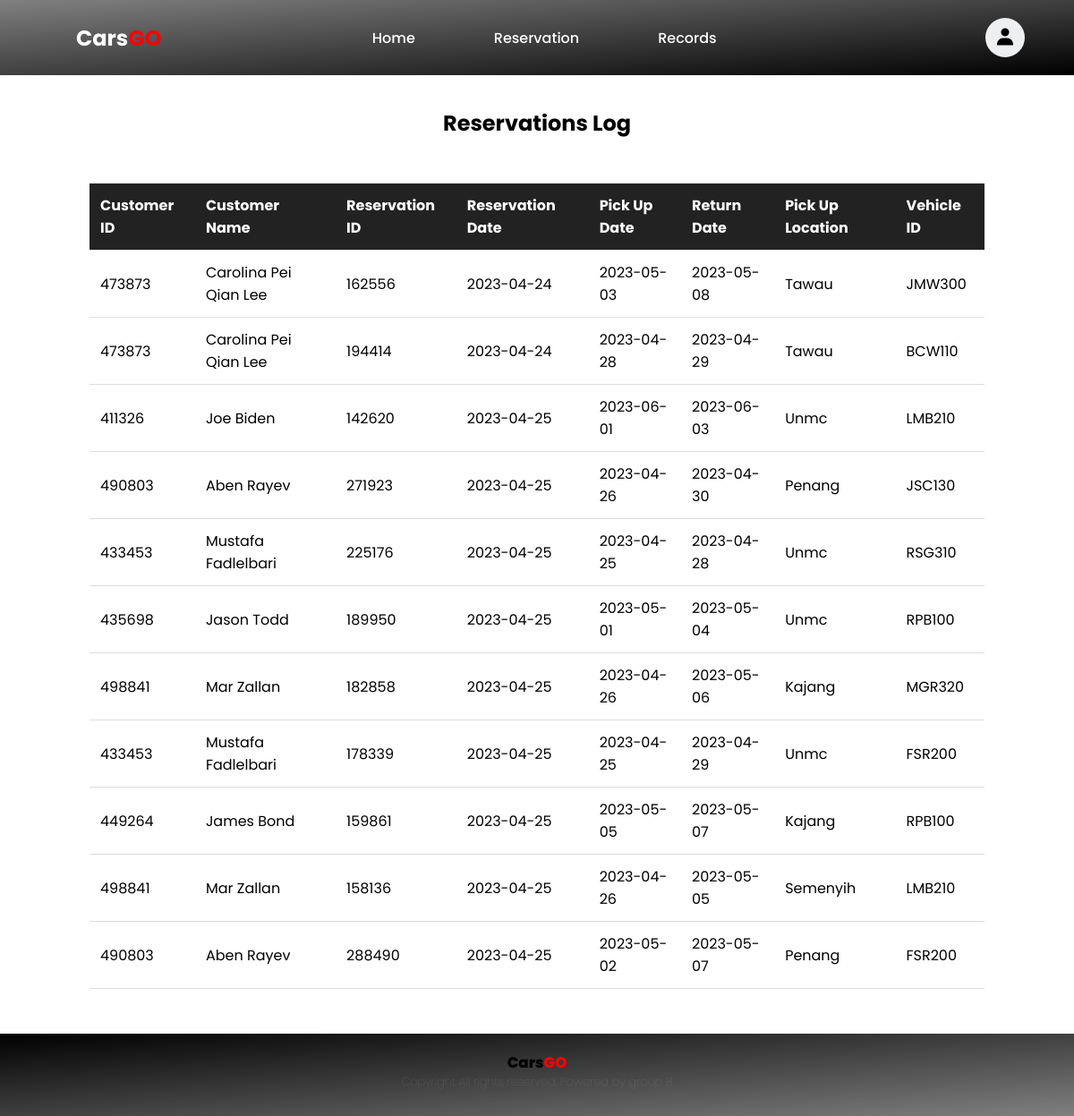
The app's page /records.php (signed in) with its own data.
### tables this page shows
CREATE TABLE `reservation` (
  `reservation_ID` int(11) NOT NULL,
  `customer_ID` int(11) NOT NULL,
  `reservation_date` date NOT NULL,
  `pick_up_date` date NOT NULL,
  `pick_up_location` varchar(100) NOT NULL,
  `return_date` date NOT NULL,
  `vehicle_ID` varchar(50) NOT NULL
);

CREATE TABLE `customer` (
  `customer_ID` int(11) NOT NULL,
  `first_name` varchar(50) NOT NULL,
  `last_name` varchar(50) NOT NULL,
  `contact_no` int(11) NOT NULL,
  `email` varchar(50) NOT NULL
);

### records.php (the view, shortened to what this page needs)
<?php include "functions.php"?>
<!DOCTYPE html>
<html lang="en">
<head>
    <link rel="stylesheet" href="records.css">
    <link rel="stylesheet" href="https://cdn.jsdelivr.net/npm/boxicons@latest/css/boxicons.min.css">
</head>
<body>
    <header>
        <a href="index.php" class="logo">Cars<span>GO</span></a>
        <ul class="navbar">
            <li><a href="index.php">Home</a></li>
            <li><a href="reservation.php">Reservation</a></li>
            <li><a href="records.php">Records</a></li>
        </ul>
        <div class="header-btn">
          <a href="#" class="profile-btn"><i class="bx bxs-user" onclick="toggleMenu()"></i></a>
        </div>
    </header>
    <section class="main" id="main">
        <div class="heading">
            <h2>Reservations Log</h2>
        </div>
        <div class="main-container">
            <table>
                <thead>
                    <tr>
                        <th>Customer ID</th>
                        <th>Customer Name</th>
                        <th>Reservation ID</th>
                        <th>Reservation Date</th>
                        <th>Pick Up Date</th>
                        <th>Return Date</th>
                        <th>Pick Up Location</th>
                        <th>Vehicle ID</th>
                    </tr>
                </thead>
                <tbody>
                    <?php
                    $reservation_date = $SESSION['reservation_date'] = date("Y-m-d");
                    $conn = connect($reservation_date);
                    $sql = "SELECT * FROM reservation ORDER BY reservation_date";
                    $reservations = $conn->query($sql);
                    if (mysqli_num_rows($reservations) > 0)
                    {
                        while($row2 = $reservations->fetch_assoc()){
                            $rows[] = $row2;
                        }
                        foreach($rows as $row) {
                        $reservation_id = $row['reservation_ID'];
                        $res_date = $row['reservation_date'];
                        $pick_up = $row['pick_up_date'];
                        $return = $row['return_date'];
                        $location = $row['pick_up_location'];
                        $car_id = $row['vehicle_ID'];
                        $cust_id = $row['customer_ID'];
                        $customers = $conn->query("SELECT first_name, last_name FROM customer WHERE customer_ID = $cust_id");
                        if ($customers->num_rows === 1) {
                            $cust = $customers->fetch_assoc();
                            $f_name = $cust['first_name'];
                            $l_name = $cust['last_name'];
                        }
                        ?>
                        <tr>
                            <td><?php echo $cust_id ?></td>
                            <td><?php echo $f_name . " " . $l_name ?></td>
                            <td><?php echo $reservation_id ?></td>
                            <td><?php echo $res_date ?></td>
                            <td><?php echo $pick_up ?></td>
                            <td><?php echo $return ?></td>
                            <td><?php echo $location?></td>
                            <td><?php echo $car_id ?></td>
                        </tr>
                </tbody>
                <?php }
                    } else
                        {
                        echo '<p class="success-message" style="padding-left: 590px;">No Records Shown.</p>';
                    }
                    ?>
            </table>
        </div>
    </section>
    <footer>
        <a href="#top">Cars<span>GO</span></a>
        <p>Copyright All rights reserved. Powered by group 8</p>
    </footer>
</body>
</html>

### records.css (style rules this page uses)
* { margin: 0; padding: 0; box-sizing: border-box; scroll-padding-top: 2rem; scroll-behavior: smooth; list-style: none; text-decoration: none; font-family: 'Poppins', sans-serif; }
:root { --main-color: black; --second-color: grey; --text-color: white; --gradient: linear-gradient(black,grey); }
section { padding: 50px 100px; }
header { font-size:1em; position: fixed; width: 100%; top: 0; right: 0; z-index: 1000; display: flex; align-items: center; justify-content: space-between; background: linear-gradient(to bottom right, grey, black); padding: 10px 35px; }
.logo { margin-left:50px; color:White; text-decoration: none; font-weight:bold; font-size:1.5em; }
.logo span { color:red; }
.navbar { margin-right:45px; text-align:center; display: flex; gap:3em; }
.navbar li { position: relative; }
.navbar a { font-size: 1 em; padding: 10px 20px; color: #fff; font-weight: 500; }
.navbar a::after { content: ""; width: 0; height: 3px; background: #fff; position: absolute; bottom: -8px; left: 0; transition: 0.5s; }
.header-btn { display: flex; flex-direction: row; justify-content: center; align-items: center; }
.header-btn a { padding: 10px 20px; color: var(--text-color); font-weight: 500; }
.header-btn .profile-btn .bx { font-size: 24px; padding: 10px; background: #eeeff1; border-radius: 50%; color: var(--main-color); }
.heading { padding-top: 70px; padding-bottom: 30px; text-align: center; }
.main { margin:0; }
table { border-collapse: collapse; width: 100%; margin-top: 20px; }
th, td { padding: 12px; text-align: left; border-bottom: 1px solid #ddd; }
th { background-color: #222; color: #fff; font-weight: bold; }
footer { font-size:0.8em; background: linear-gradient(to bottom right, black, grey); text-align:center; width:100%; padding-top:20px; padding-bottom:29px; }
footer a { font-weight:800; font-size:1.3em; color:black; text-decoration:none; }
footer a span { color:red }
footer p { color:white; font-weight:lighter; opacity:0.2; }

### records on screen
reservation: customer_ID "473873", customer_ID.first_name "Carolina Pei Qian", customer_ID.last_name "Lee", reservation_ID "162556", reservation_date "2023-04-24", pick_up_date "2023-05-03", return_date "2023-05-08", pick_up_location "Tawau", vehicle_ID "JMW300"
reservation: customer_ID "473873", customer_ID.first_name "Carolina Pei Qian", customer_ID.last_name "Lee", reservation_ID "194414", reservation_date "2023-04-24", pick_up_date "2023-04-28", return_date "2023-04-29", pick_up_location "Tawau", vehicle_ID "BCW110"
reservation: customer_ID "411326", customer_ID.first_name "Joe", customer_ID.last_name "Biden", reservation_ID "142620", reservation_date "2023-04-25", pick_up_date "2023-06-01", return_date "2023-06-03", pick_up_location "Unmc", vehicle_ID "LMB210"
reservation: customer_ID "490803", customer_ID.first_name "Aben", customer_ID.last_name "Rayev", reservation_ID "271923", reservation_date "2023-04-25", pick_up_date "2023-04-26", return_date "2023-04-30", pick_up_location "Penang", vehicle_ID "JSC130"
reservation: customer_ID "433453", customer_ID.first_name "Mustafa", customer_ID.last_name "Fadlelbari", reservation_ID "225176", reservation_date "2023-04-25", pick_up_date "2023-04-25", return_date "2023-04-28", pick_up_location "Unmc", vehicle_ID "RSG310"
reservation: customer_ID "435698", customer_ID.first_name "Jason", customer_ID.last_name "Todd", reservation_ID "189950", reservation_date "2023-04-25", pick_up_date "2023-05-01", return_date "2023-05-04", pick_up_location "Unmc", vehicle_ID "RPB100"
reservation: customer_ID "498841", customer_ID.first_name "Mar", customer_ID.last_name "Zallan", reservation_ID "182858", reservation_date "2023-04-25", pick_up_date "2023-04-26", return_date "2023-05-06", pick_up_location "Kajang", vehicle_ID "MGR320"
reservation: customer_ID "433453", customer_ID.first_name "Mustafa", customer_ID.last_name "Fadlelbari", reservation_ID "178339", reservation_date "2023-04-25", pick_up_date "2023-04-25", return_date "2023-04-29", pick_up_location "Unmc", vehicle_ID "FSR200"
reservation: customer_ID "449264", customer_ID.first_name "James", customer_ID.last_name "Bond", reservation_ID "159861", reservation_date "2023-04-25", pick_up_date "2023-05-05", return_date "2023-05-07", pick_up_location "Kajang", vehicle_ID "RPB100"
reservation: customer_ID "498841", customer_ID.first_name "Mar", customer_ID.last_name "Zallan", reservation_ID "158136", reservation_date "2023-04-25", pick_up_date "2023-04-26", return_date "2023-05-05", pick_up_location "Semenyih", vehicle_ID "LMB210"
reservation: customer_ID "490803", customer_ID.first_name "Aben", customer_ID.last_name "Rayev", reservation_ID "288490", reservation_date "2023-04-25", pick_up_date "2023-05-02", return_date "2023-05-07", pick_up_location "Penang", vehicle_ID "FSR200"
